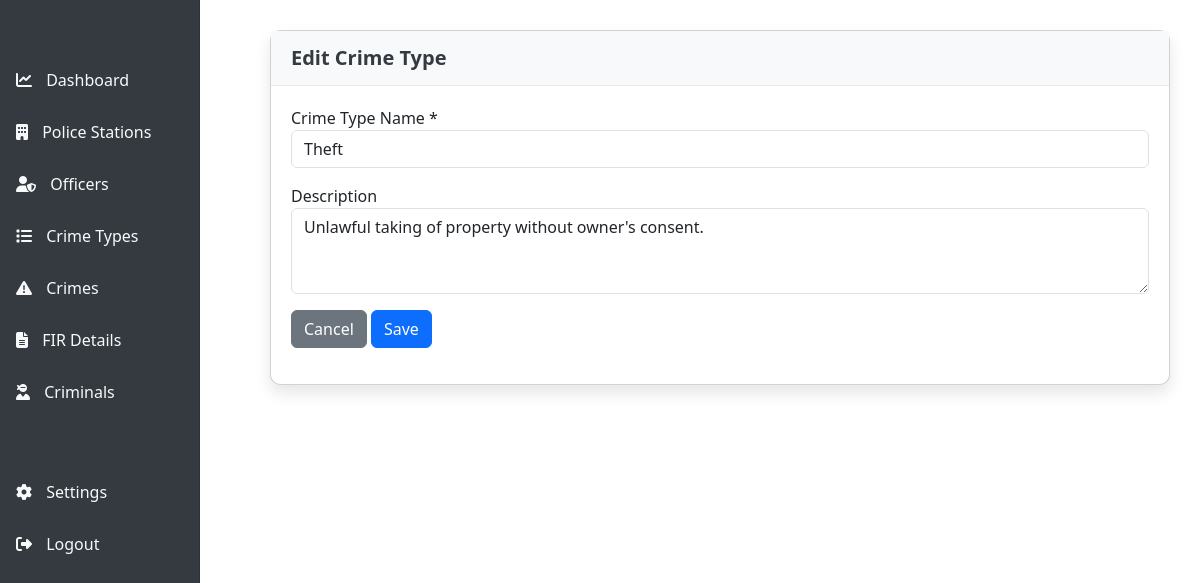
The page /crime-types/edit/1/ (signed in) on the database its author committed.
### crime_management/models.py (models this page shows, shortened)
class CrimeType(models.Model):
    crime_type_id = models.AutoField(primary_key=True)
    crime_type_name = models.CharField(max_length=100)
    description = models.TextField(null=True, blank=True)

### crime_management/views.py (the view)
# urls.py: path('crime-types/edit/<int:crime_type_id>/', views.edit_crime_type, name='edit_crime_type'),
@login_required
def edit_crime_type(request, crime_type_id):
    crime_type = get_object_or_404(CrimeType, crime_type_id=crime_type_id)
    if request.method == 'POST':
        form = CrimeTypeForm(request.POST, instance=crime_type)
        if form.is_valid():
            form.save()
            return redirect('crime_types')
    else:
        form = CrimeTypeForm(instance=crime_type)
    return render(request, 'form_templates/crime_type_form.html', {
        'form': form,
        'title': 'Edit Crime Type'
    })

### crime_management/forms.py
class CrimeTypeForm(forms.ModelForm):
    class Meta:
        model = CrimeType
        fields = ['crime_type_name', 'description']
        widgets = {
            'crime_type_name': forms.TextInput(attrs={'class': 'form-control'}),
            'description': forms.Textarea(attrs={'class': 'form-control', 'rows': 3}),
        }

### crime_management/templates/form_templates/crime_type_form.html (shortened to what this page needs)
{% extends 'base.html' %}
{% block content %}
<div class="card">
    <div class="card-header">
        <h5>{{ title }}</h5>
    </div>
    <div class="card-body">
        <form method="post">
            <div class="form-group mb-3">
                <label for="{{ form.crime_type_name.id_for_label }}">Crime Type Name *</label>
                {{ form.crime_type_name }}
            </div>
            <div class="form-group mb-3">
                <label for="{{ form.description.id_for_label }}">Description</label>
                {{ form.description }}
            </div>
            <div class="form-group mb-3">
                <a href="{% url 'crime_types' %}" class="btn btn-secondary">Cancel</a>
                <button type="submit" class="btn btn-primary">Save</button>
            </div>
        </form>
    </div>
</div>
{% endblock %}

### crime_management/templates/base.html (style rules this page uses)
.card { border-radius: 10px; box-shadow: 0 0.5rem 1rem rgba(0, 0, 0, 0.1); margin-bottom: 30px; }
.card-header { background-color: #f8f9fa; border-bottom: 1px solid #e9ecef; padding: 15px 20px; border-radius: 10px 10px 0 0; }
.card-header h5 { margin-bottom: 0; color: #343a40; font-weight: 600; }
.card-body { padding: 20px; }

### rows shown on the page
CrimeType: crime_type_name "Theft", description "Unlawful taking of property without owner's consent."

### other values the page prints
{{ title }} "Edit Crime Type"
